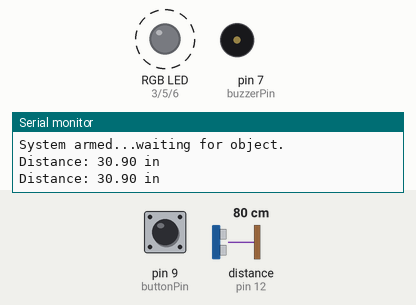
Recording of a sketch running on a simulated Arduino Uno, built with avr-gcc and run on an emulated ATmega328P. Shown: an RGB LED mixed from three pins (HIGH = lit), buzzer (waves = sounding), the last lines printed to the serial monitor. Wiring (inferred from the names in the program): ultrasonic range finder: trigger pin 11; echo pin 12. Dashed ring = blinking. The inputs (shaded band) are chosen by the test bench; at power-on: distance to the obstacle (sensor on pin 12) 80 cm, pin 9 (buttonPin) LOW. The echo pulse lasts 58.3 µs per cm; pins used as bus, display or sensor lines are not drawn.

Above: at 1.8 s.
1.9 s: distance to the obstacle (sensor on pin 12) set to 28 cm
5.4 s: distance to the obstacle (sensor on pin 12) set to 24 cm
At 6.4 s:
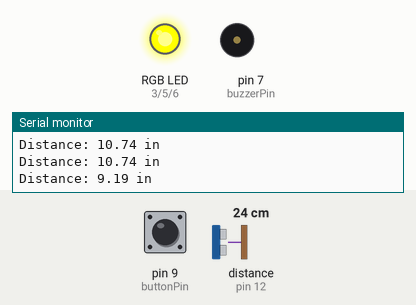
At 7.12 s:
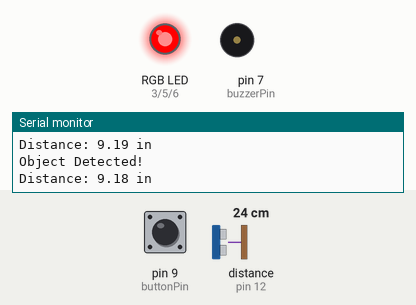
Timing chart, 0 to 15.1 s (numbered marks = the images above; inputs shaded):
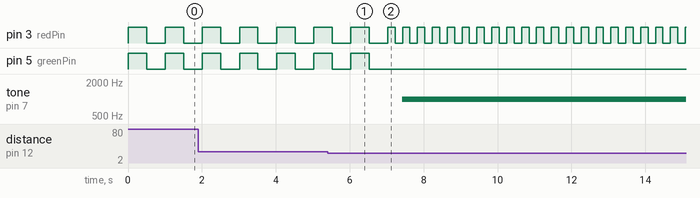

Measured:
- the behaviour switches between 27 and 26 cm on distance to the obstacle (sensor on pin 12) (found by bisection; images 0 and 1)
- after the input at 5.4 s, pin 5 (greenPin): goes on until 6.5 s, then stays LOW; tone on pin 7 (buzzerPin): silent → 1000 Hz after 2.0 s
- by itself, pin 5 (greenPin): alternates HIGH for 0.50 s and LOW for 0.50 s

The sketch:

proximity_alarm-4pinultrasonic-sensor.ino
```cpp
// Ultrasonic sensor (4-pin)
// Pin assignments for RGB LED
const int redPin = 3;
const int greenPin = 5;
const int bluePin = 6;

// Pin for piezo buzzer
const int buzzerPin = 7;

// Button pin to deactivate alarm
const int buttonPin = 9;

// Ultrasonic sensor pins
const int trigPin = 11;
const int echoPin = 12;

// Distance threshold in inches
const float distanceThreshold = 10;

// Duration for pulseIn
long duration;

// Distance in inches
float inches;

// Tracks whether the alarm is currently active
bool alarmTriggered = false;

// -----------------------------------------------------------------------------

void setup()
{
  Serial.begin(9600);

  // Set up pins
  pinMode(redPin, OUTPUT);
  pinMode(greenPin, OUTPUT);
  pinMode(bluePin, OUTPUT);

  pinMode(buzzerPin, OUTPUT);

  pinMode(buttonPin, INPUT);

  pinMode(trigPin, OUTPUT);
  pinMode(echoPin, INPUT);

  Serial.println("System armed...waiting for object.");

}

void loop()
{
  // Send pulse to trigPin
  digitalWrite(trigPin, LOW);
  delayMicroseconds(5);
  digitalWrite(trigPin, HIGH);
  delayMicroseconds(10);
  digitalWrite(trigPin, LOW);

  // Measure pulse duration
  duration = pulseIn(echoPin, HIGH);

  // Calculate distance in inches
  inches = (duration * 0.0133) / 2;

  Serial.print("Distance: ");
  Serial.print(inches);
  Serial.println(" in");

  if (!alarmTriggered) {
    // If alarm is not triggered, blink yellow while waiting
    blinkYellow();

    // If object is within threshold, activate alarm
    if (inches < distanceThreshold) {
      Serial.println("Object Detected!");
      alarmTriggered = true;
    }
  }
  else {
    // alarm IS triggered
    flashRed();
    tone(buzzerPin, 1000);
    Serial.println("Alarm triggered.");

    // Check if button is pressed to deactivate
    if (digitalRead(buttonPin) == HIGH) {
      noTone(buzzerPin);
      alarmTriggered = false;
      Serial.println("Alarm deactivated.");

      // Wait until object moves away
      while (inches < distanceThreshold) {
        // Send pulse again
        digitalWrite(trigPin, LOW);
        delayMicroseconds(5);
        digitalWrite(trigPin, HIGH);
        delayMicroseconds(10);
        digitalWrite(trigPin, LOW);

        duration = pulseIn(echoPin, HIGH);
        inches = (duration * 0.0133) / 2;

        delay(100);
      }

      Serial.println("System re-armed.");

      delay(1000);
    }
  }
}

void setColor(int red, int green, int blue) {
  analogWrite(redPin, red);
  analogWrite(greenPin, green);
  analogWrite(bluePin, blue);
}

void blinkYellow()
{
  setColor(255, 255, 0);
  delay(500);
  setColor(0, 0, 0);
  delay(500);
}

void flashRed()
{
  setColor(255, 0, 0);
  delay(200);
  setColor(0, 0, 0);
  delay(200);
}
```
